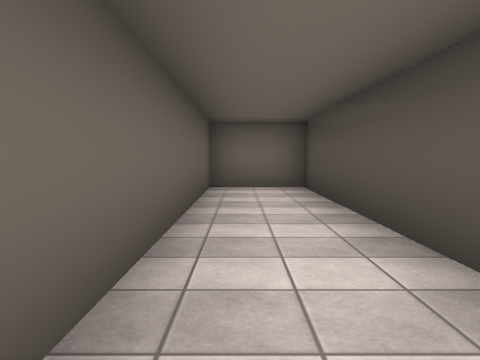
[1] (above)

22 first-person views from a walk through a robot-simulator world made for Gazebo. The camera is 1.2 m above the floor, tilts 4° down and sees 70° across. The floor is counted in squares, 2 m on a side. Each view is taken from the middle of a square. On the plan, view 1 faces up. The plan holds only what a view shows up to about 9 squares ahead; the rest is blank. Some surface patterns are stand-ins.

[2]
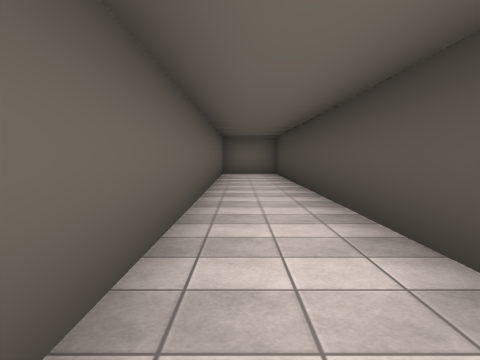

[3]
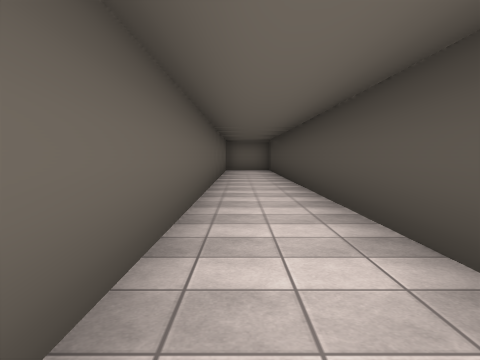

[4]
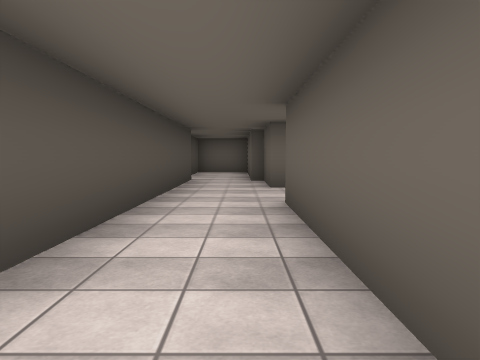

[5]
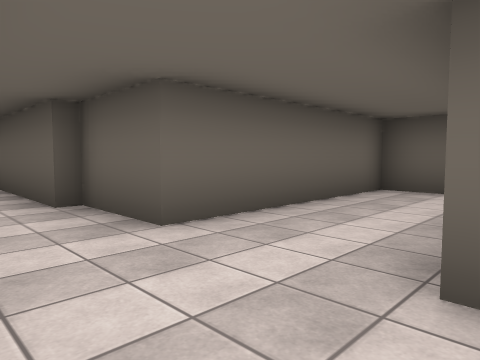

[6]
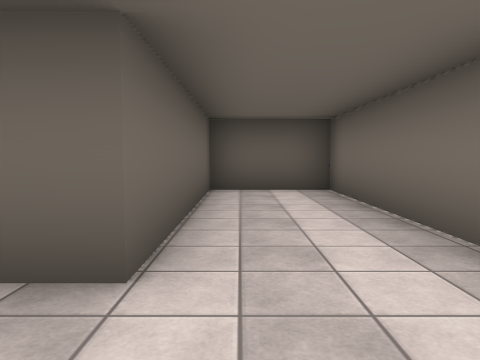

[7]
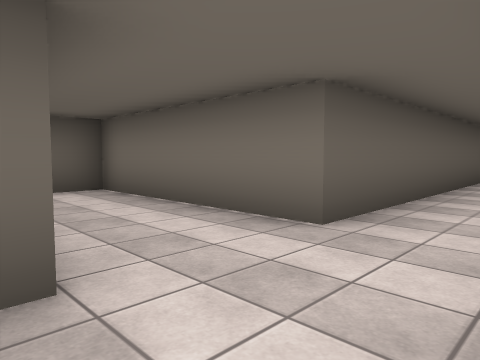

[8]
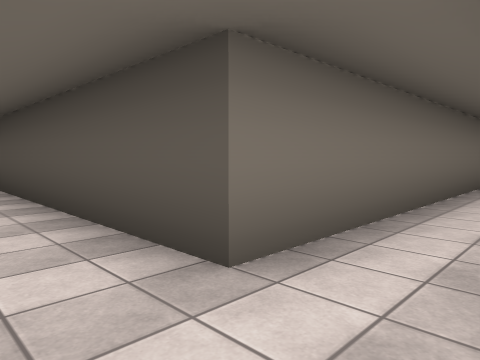

[9]
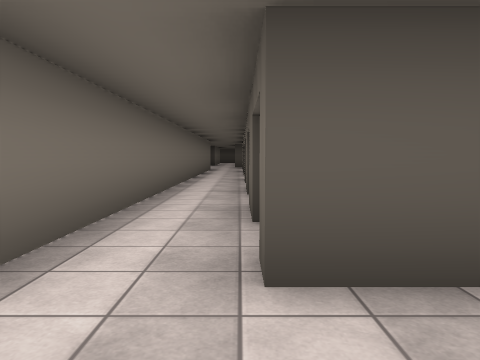

[10]
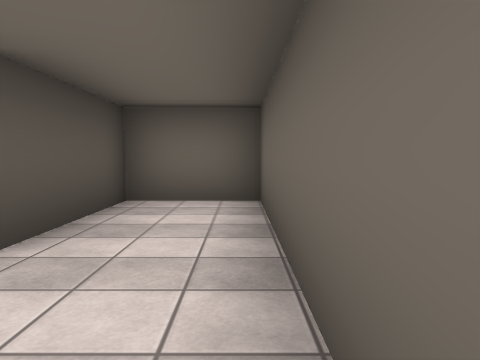

[11]
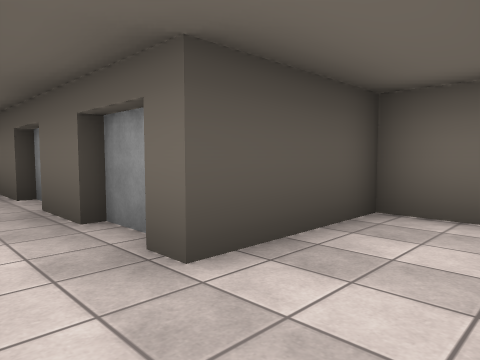

[12]
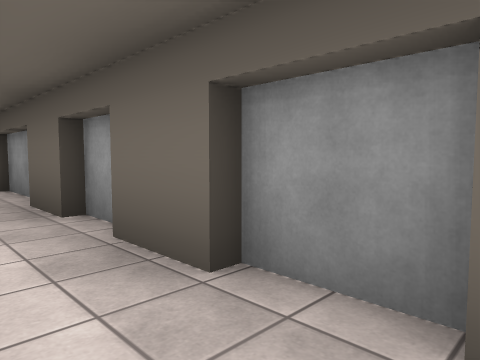

[13]
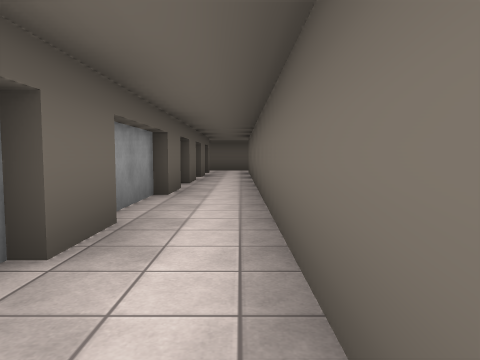

[14]
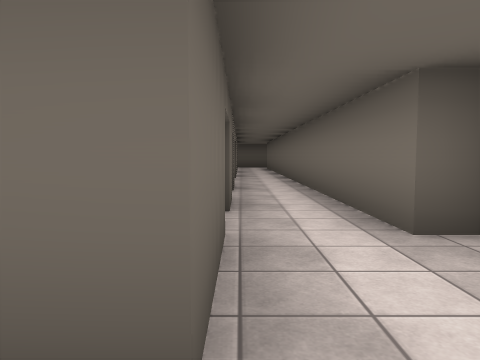

[15]
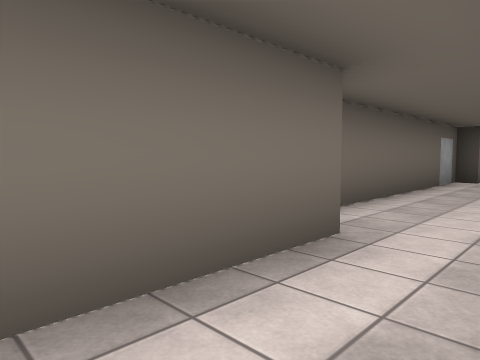

[16]
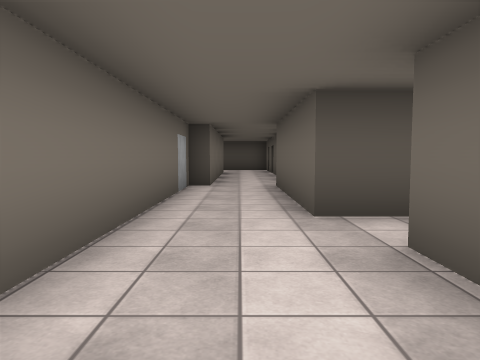

[17]
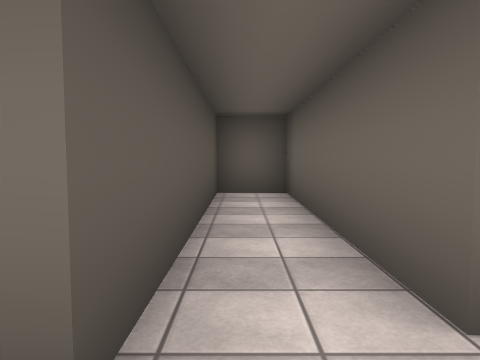

[18]
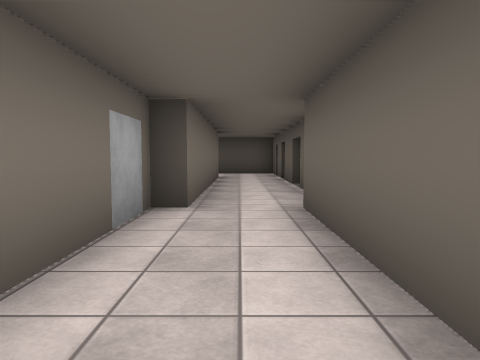

[19]
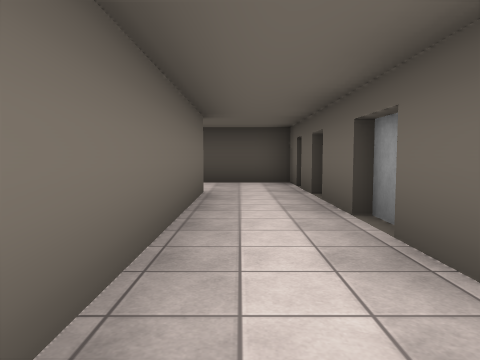

[20]
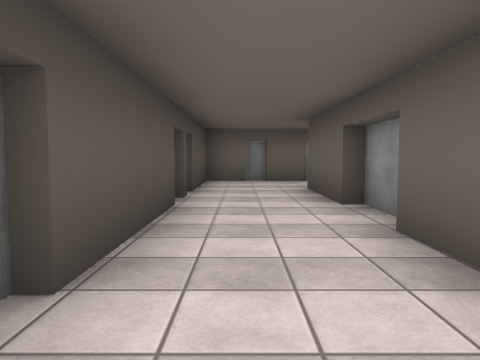

[21]
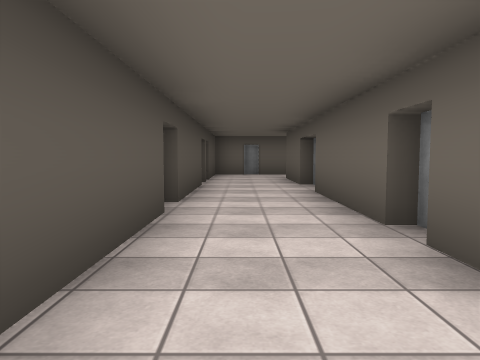

[22]
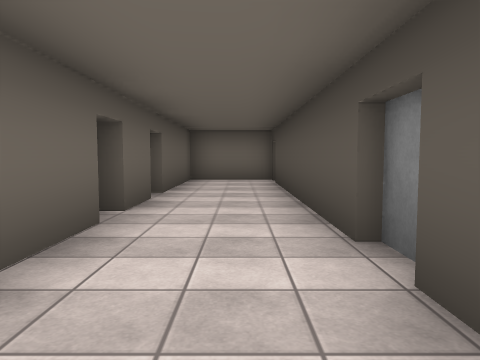

### Floor plan
Ten units are one square. View 1 is at (0, 0); x grows to the right and y downward. Boxes are objects, and circles mark ways between rooms. Rooms are numbered by the first view taken in them; rooms with no view inside come last. Other rooms are left out.
<svg viewBox="-56 -71 361 262">
<path fill="none" stroke="#000" d="M12 127 12 -66 -6 -66 -6 84 -51 84 -51 105 -6 105 -6 124M52 141 65 141M42 143 54 143M69 143 76 143M30 141 42 141M75 141 88 141M24 143 31 143M86 143 110 143M-3 122 -3 166 15 166 15 141 20 141M109 141 121 141M124 127 12 127M154 121 154 127 124 127M155 141 172 141M135 141 141 141M176 120 164 120M172 141 172 186 184 186 184 137 220 137M220 120 176 120M275 92 275 102M277 101 277 124 220 124M298 102 298 74M300 75 300 66M298 68 298 12M277 59 277 88M277 41 277 54M274 141 285 141M288 141 298 141 298 118M284 143 289 143M254 141 268 141M249 143 255 143M235 141 245 141M299 3 277 3 277 35"/>
<circle cx="5" cy="115" r="3" fill="#2a7"/>
<circle cx="130" cy="130" r="3" fill="#2a7"/>
<circle cx="170" cy="130" r="3" fill="#2a7"/>
<circle cx="220" cy="130" r="3" fill="#2a7"/>
<text x="0" y="40">1</text>
<text x="50" y="140">2</text>
<text x="150" y="130">3</text>
<text x="180" y="140">4</text>
<text x="280" y="90">5</text>
</svg>
Room 1 opens to room 2. Room 2 opens to room 3. Room 3 opens to room 4. Room 4 opens to room 5.

Where each view was taken, in squares from view 1:
view 1: 0 up, 0 right, facing up
view 2: 5 down, 0 right, facing up
view 3: 8 down, 0 right, facing up
view 4: 4 down, 0 right, facing down
view 5: 8 down, 1 right, facing down-left
view 6: 10 down, 1 right, facing left
view 7: 11 down, 1 right, facing up-left
view 8: 14 down, 0 right, facing up-right
view 9: 14 down, 0 right, facing right
view 10: 12 down, 0 right, facing down
view 11: 13 down, 0 right, facing down-right
view 12: 13 down, 4 right, facing down-right
view 13: 13 down, 14 right, facing left
view 14: 14 down, 18 right, facing left
view 15: 14 down, 13 right, facing up-right
view 16: 13 down, 15 right, facing right
view 17: 13 down, 18 right, facing down
view 18: 13 down, 18 right, facing right
view 19: 13 down, 22 right, facing right
view 20: 6 down, 29 right, facing down
view 21: 3 down, 29 right, facing down
view 22: 9 down, 29 right, facing up
